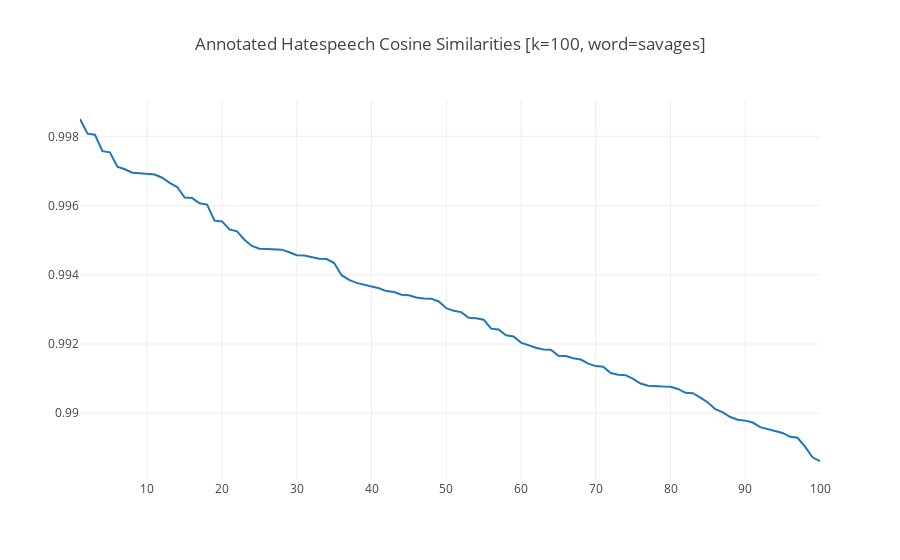

Notebook code for this chart:
### Markdown cell above
#### Annotated hatespeech plot

### Code cell
hatespeech_model_result = hatespeech_model.similar_by_word("savages", topn=100, restrict_vocab=None)
hatespeech_model_y = [word[1] for word in hatespeech_model_result]
plot_cosine_values(hatespeech_model_y, "Annotated Hatespeech Cosine Similarities [k=100, word=savages]")
